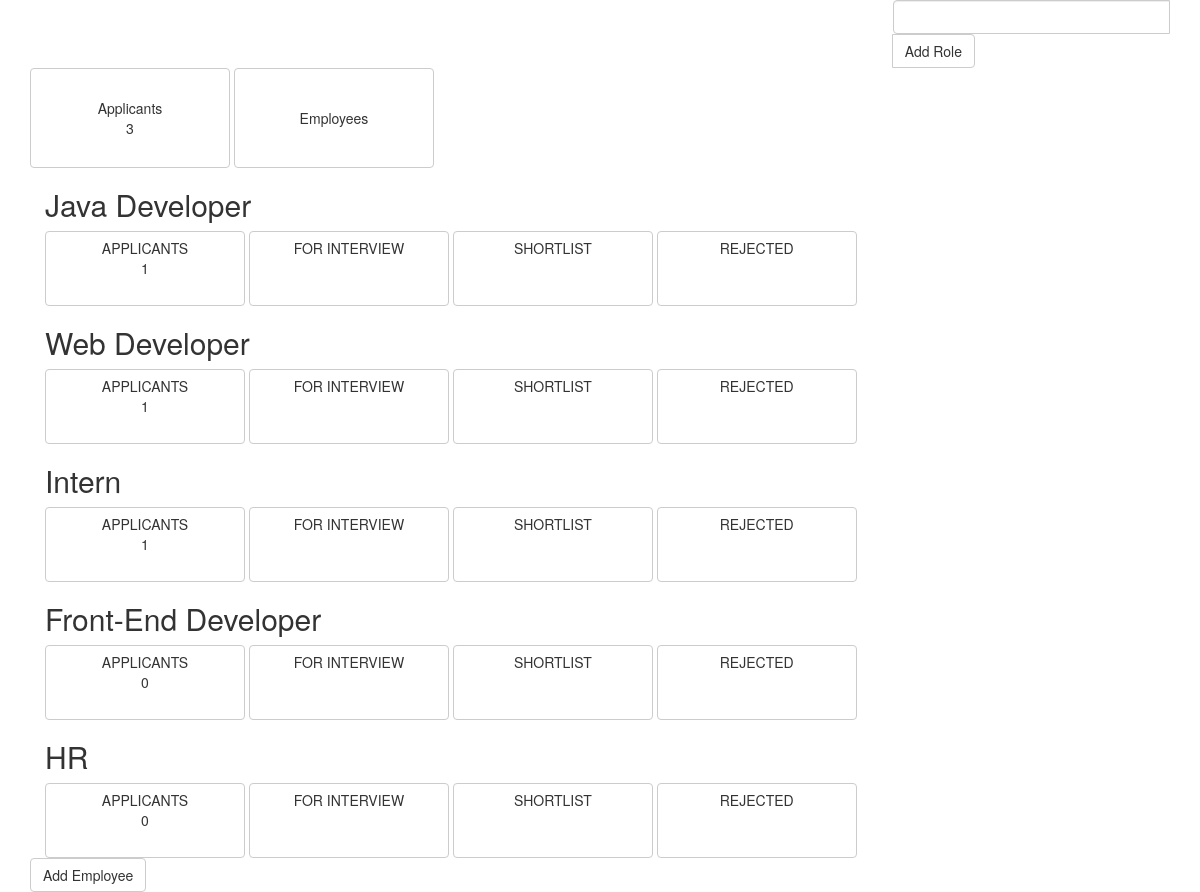
/index.php/applicantcontroller/home, run on the app's committed database.
### tables this page shows
CREATE TABLE `role` (
  `id` int(11) NOT NULL,
  `name` varchar(100) DEFAULT NULL
);

### application/controllers/ApplicantController.php (called while the page is built, shortened)
<?php
class ApplicantController extends CI_Controller {
  public function home(){
    $this->load->model('role');
    $this->load->model('applicant');
    $data['role'] = $this->role->view_role();
    $data['count'] = $this->applicant->count();
    $this->load->view('include/header');
    $this->load->view('applicant/home', $data);
  }
}

### index.php (called while the page is built, shortened)
<?php
require_once BASEPATH.'core/CodeIgniter.php';

### application/models/Role.php (called while the page is built, shortened)
<?php
class Role extends CI_Model {
  public function view_role(){
    $query = $this->db->get('role');
    return $query->result();
  }
}

### application/models/Applicant.php (called while the page is built, shortened)
<?php
class Applicant extends CI_Model {
  public function count($position = null){
    if($position == null){
      $query = $this->db->get('applicants');
    }else{
      $query = $this->db->get_where('applicants', ['position'=> $position]);
    }
      return $query->num_rows();
  }
}

### application/views/applicant/home.php (the view, shortened to what this page needs)
<div class="container">
  <div class="input-group" style="float:right">
    <form method="POST" action="<?= base_url('applicant/insert_role');?>" >
      <input type="text" name="name" class="form-control">
      <span class="input-group-btn" style="width:0;">
        <input class="btn btn-default" type="submit" value="Add Role">
      </span>
    </form>
  </div>
</div>
<div class="container">
  <button id="applicant" type="button" class="btn btn-default">Applicants <br><?= $count;?></button>
  <button id="employee" type="button" class="btn btn-default">Employees</button>
  <div class="container" id="applicant-div">
    <?php foreach ($role as $role) : ?>
    <h2><?php echo $role->name;?></h2>
        <div class="row">
           <div class="container">
            <a href="<?= base_url('applicant?status=1&role=' . $role->id); ?>" type="button" class="btn btn-default" id="btn"> APPLICANTS <br><?= $this->applicant->count($role->id); ?> </a>
            <a href="<?= base_url('applicant?status=2&role=' . $role->id); ?>" type="button" class="btn btn-default" id="btn">FOR INTERVIEW</a>
            <a href="<?= base_url('applicant?status=3&role=' . $role->id); ?>" type="button" class="btn btn-default" id="btn">SHORTLIST</a>
            <a href="<?= base_url('applicant?status=4&role=' . $role->id); ?>" type="button" class="btn btn-default" id="btn">REJECTED</a>
           </div>
         </div>
             <?php endforeach; ?>
    </div>
  </div>
  <div class="container" id="employee-div">
    <a href="<?= base_url('addEmployee')?>" id="addEmployee" type="button" class="btn btn-default">Add Employee</a>
  </div>

### assets/css/style.css (style rules this page uses)
#btn { width: 200px; height: 75px; }
#applicant { width: 200px; height: 100px; }
#employee { width: 200px; height: 100px; }

### data on the page
role: name "Java Developer", id "1"
role: name "Web Developer", id "1"
role: name "Intern", id "1"
role: name "Front-End Developer", id "0"
role: name "HR", id "0"

### other printed values
$count "3"
